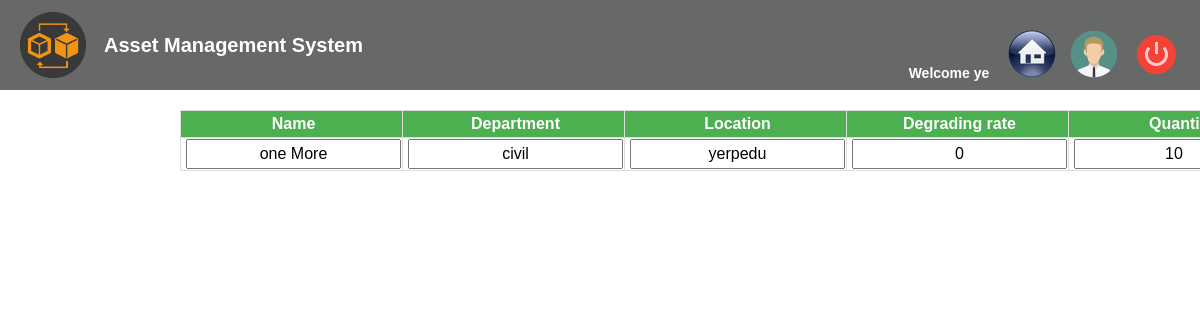
Screenshot of /apnaasset/update.php?id=12 (signed in) with the database file from the repository.
### tables this page shows
CREATE TABLE `users` (
  `id` int(11) NOT NULL,
  `first_name` varchar(32) NOT NULL,
  `last_name` varchar(32) NOT NULL,
  `email` varchar(32) NOT NULL,
  `password` varchar(32) NOT NULL
);

CREATE TABLE `uassets` (
  `id` int(11) NOT NULL,
  `userid` int(11) NOT NULL,
  `department` varchar(32) NOT NULL,
  `name` varchar(32) NOT NULL,
  `location` varchar(32) NOT NULL,
  `perishable` varchar(32) NOT NULL,
  `price` float NOT NULL,
  `quantity` int(11) NOT NULL,
  `degradingrate` int(11) DEFAULT NULL,
  `description` varchar(32) DEFAULT NULL,
  `vendorname` varchar(32) NOT NULL,
  `purchasedate` date NOT NULL
);

### apnaasset/core/init.php (called while the page is built, shortened)
<?php
require 'db/database.php';
require 'functions/user.php';
require 'functions/asset.php';
if(logged_in() === true){
    $session_id = $_SESSION['id'];
    $user_data = user_data($con,$session_id,'id','first_name','last_name','email');
}

### apnaasset/core/functions/user.php (called while the page is built, shortened)
<?php
function user_data($con,$id){
    $id= (int)$id;
    $get_num = func_num_args();
    $get_args =func_get_args();
    if($get_num>1){
        unset($get_args[0],$get_args[1]);
        $fields = '`'. implode('`,`',$get_args). '`';
        $res=mysqli_query($con,"SELECT $fields FROM `users` WHERE `id`= $id");
        $data = mysqli_fetch_assoc($res);
        return $data;
    }
}
?>

### apnaasset/core/functions/asset.php (called while the page is built, shortened)
<?php
function asset_data($con,$id){
        $id= (int)$id;
        $res=mysqli_query($con,"SELECT * FROM `uassets` WHERE `id`= $id");
            $data = mysqli_fetch_assoc($res);
            return $data;
}
?>

### apnaasset/update.php (the view, shortened to what this page needs)
<?php
require 'core/init.php';
?>
<!DOCTYPE html>
<html lang="en">
<head>
    <link rel="stylesheet" href="css/normalize.css">
    <link rel="stylesheet" type="text/css" media="screen" href="css/screen.css">
    <link rel="stylesheet" href="css/home.css" />
</head>
<body>
<div id="page">
    <header>
        <a title="asset" href="home.php">
            <div class="logo">
                <img src="images/logo.png" height="66px" weight="66px" />
                <span id="title">Asset Management System</span>
            </div>
        </a>
        <nav>
            <label for="email">Welcome <?php echo $user_data['first_name']; ?> </label>
            <input type="image" src="images/icons/home.png" title="home" value="Home" style="margin-left:10px;"/>
            <a href="profile.php"><input type="image" src="images/icons/user.png" title="Profile" value="settings " style="margin-left:10px;"/></a>
            <a href="logout.php"><input type="image" src="images/icons/logout.png" title="Logout" value="Sign Out" style="margin-left:10px;"/></a>
        </nav>
    </header>
    <?php $id=$_GET['id'];
    $asset_data=asset_data($con,$id);?>
    <div class="content-center">
            <table border=0>
                <tr>
                    <th>Name</th>
	                <th>Department</th>
	                <th>Location</th>
	                <th>Degrading rate</th>
	                <th>Quantity</th>
	            </tr>
                <form action="" method="post">
                    <td><input style="text-align: center" type="text" value="<?php echo $asset_data['name'];?>" name="name"></td>
                    <td><input style="text-align: center" type="text" value="<?php echo $asset_data['department'];?>" name="department"></td>
                    <td><input style="text-align: center" type="text" value="<?php echo $asset_data['location'];?>" name="location"></td>
                    <td><input style="text-align: center" type="text" value="<?php echo $asset_data['degradingrate'];?>" name="degradingrate"></td>
                    <td><input style="text-align: center" type="number" value="<?php echo $asset_data['quantity'];?>" name="quantity"></td>
                </form>
            </table>
    </div>
</div>
</body>
</html>

### apnaasset/css/screen.css (style rules this page uses)
html, body { font-family: "Trebuchet MS", Arial, Helvetica, sans-serif; background: url(../images/bg.jpg); font-size: 14px; font-weight: 300; color: #555; margin: 0; padding: 0; line-height: 1.5; min-height: 100%; height: 100%; display: block; }
#page { width:100%; margin:0 auto; position: relative; min-height: 100%; overflow: hidden; }
a { color: #007eff; }
header { height: 90px; background-color: rgba(92, 93, 93, 0.93); color: white; }
header .logo { z-index: 1; position: absolute; float: left; width: 500px; height: 66px; top: 12px; left: 20px; }
header .logo img { float: left; }
header #title { margin-left: 18px; margin-top: 18px; color: white; font-weight: bold; font-size: 20px; float: left; }
nav { float: right; top: 0px;left: 0px; padding: 30px 20px 0 0; width: auto; }
header label { font-weight: bold; margin-left: 10px; margin-right: 5px; }

### apnaasset/css/home.css (style rules this page uses)
.content-center { width: 70%; margin: 20px auto; }
table { font-family: "Trebuchet MS", Arial, Helvetica, sans-serif; font-size: 16px; width: 100%; border-collapse: collapse; }
th { background-color: #4CAF50; color: white; }
table, th, td { border: 1px solid #ddd; padding-left: 5px; }

### rows the page displays
users: first_name "ye"
uassets: name "one More", department "civil", location "yerpedu", degradingrate "0", quantity "10"
